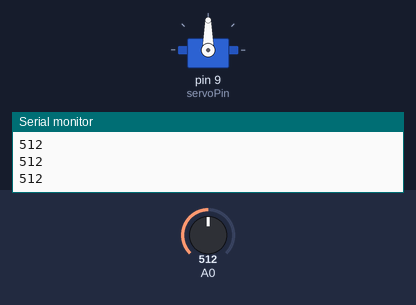
A sketch run on a simulated Arduino Uno, built with avr-gcc and run on an emulated ATmega328P. Parts: servo, the last lines printed to the serial monitor. The inputs (shaded band) are chosen by the test bench; at power-on: A0 = 512.

Above: at 1.2 s.
1.3 s: A0 set to 716
At 2.7 s:
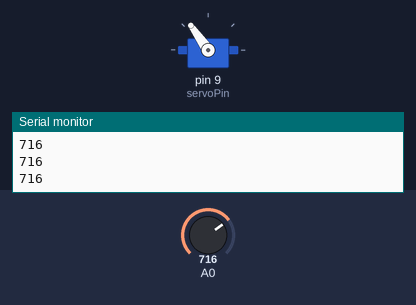
3.0 s: A0 set to 900
At 4.1 s:
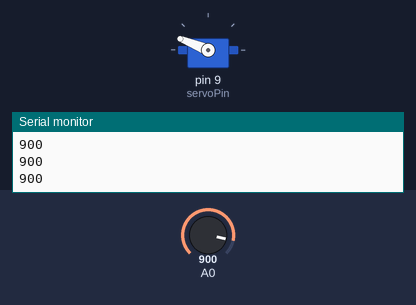
4.5 s: A0 set to 1023
At 5.4 s:
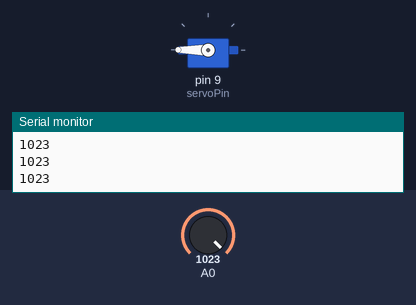
6.0 s: A0 set to 306
At 6.6 s:
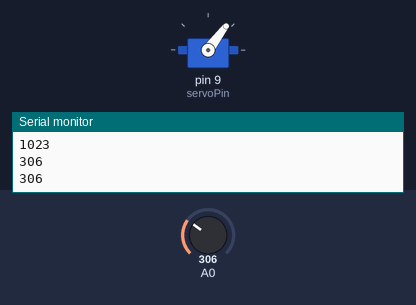
7.5 s: A0 set to 122
At 7.8 s:
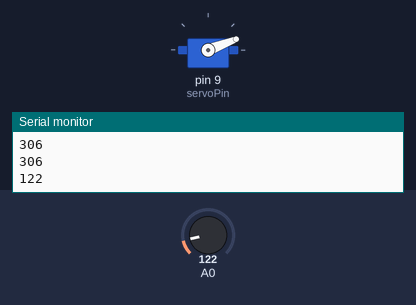
9.0 s: A0 set to 0
At 10.2 s:
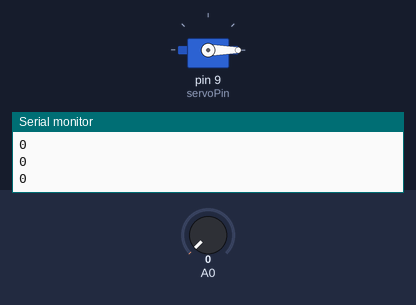
Timing chart, 0 to 11.5 s (numbered marks = the images above; inputs shaded):
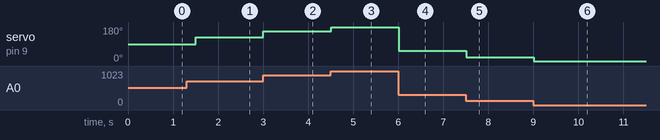

Measured:
- after the input at 1.3 s, servo on pin 9 (servoPin): 90° → 125° after 0.20 s
- after the input at 3.0 s, servo on pin 9 (servoPin): 125° → 158° at once
- after the input at 4.5 s, servo on pin 9 (servoPin): 158° → 180° at once
- after the input at 6.0 s, servo on pin 9 (servoPin): 180° → 53° at once
- after the input at 7.5 s, servo on pin 9 (servoPin): 53° → 21° at once
- after the input at 9.0 s, servo on pin 9 (servoPin): 21° → 0° at once

The sketch:

tasklight_servo.ino
```cpp
#include "Servo.h"      // include the servo library

Servo servoMotor;       // creates an instance of the servo object to control a servo
int servoPin = 9;       // Control pin for servo motor
// time when the servo was last updated, in ms
long lastMoveTime = 0;

void setup() {
  Serial.begin(9600);       // initialize serial communications
  servoMotor.attach(servoPin);  // attaches the servo on pin 9 to the servo object
}

void loop() {
  int analogValue = analogRead(A0); // read the analog input
  Serial.println(analogValue);      // print it

  // if your sensor's range is less than 0 to 1023, you'll need to
  // modify the map() function to use the values you discovered:
  int servoAngle = map(analogValue, 0, 1023, 0, 180);
  //Serial.println(servoAngle);

    servoMotor.write(servoAngle);
    delay(300);
}
```
